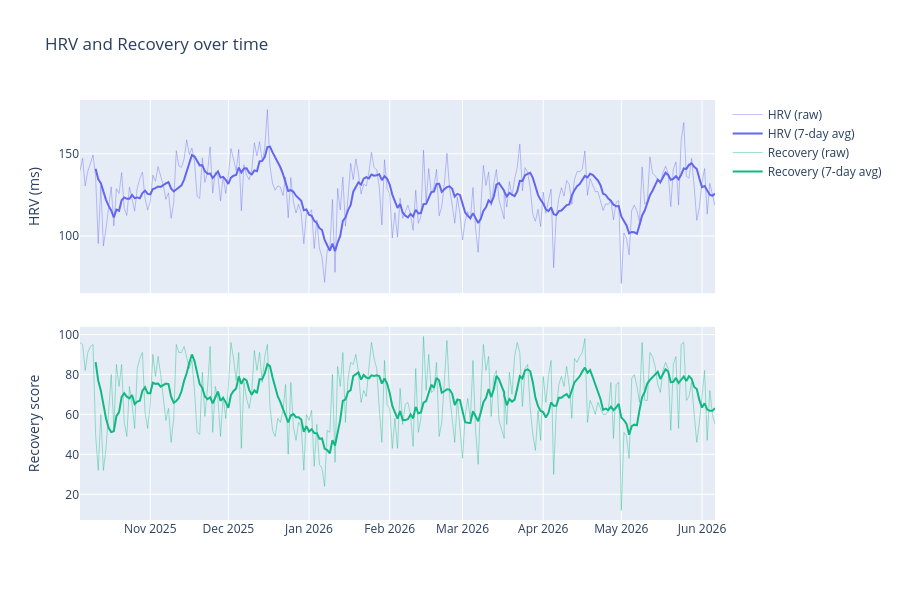

The cell this chart's notebook holds for it:
### Code cell
import plotly.graph_objects as go
from plotly.subplots import make_subplots

fig = make_subplots(rows=2, cols=1, shared_xaxes=True, vertical_spacing=0.08)

# HRV
fig.add_trace(go.Scatter(
    x=recovery_df['date'], 
    y=recovery_df['score.hrv_rmssd_milli'],
    mode='lines', name='HRV (raw)',
    line=dict(color='#6366f1', width=1),
    opacity=0.4
), row=1, col=1)

fig.add_trace(go.Scatter(
    x=recovery_df['date'],
    y=recovery_df['score.hrv_rmssd_milli'].rolling(7).mean(),
    mode='lines', name='HRV (7-day avg)',
    line=dict(color='#6366f1', width=2)
), row=1, col=1)

# Recovery
fig.add_trace(go.Scatter(
    x=recovery_df['date'],
    y=recovery_df['score.recovery_score'],
    mode='lines', name='Recovery (raw)',
    line=dict(color='#10b981', width=1),
    opacity=0.4
), row=2, col=1)

fig.add_trace(go.Scatter(
    x=recovery_df['date'],
    y=recovery_df['score.recovery_score'].rolling(7).mean(),
    mode='lines', name='Recovery (7-day avg)',
    line=dict(color='#10b981', width=2)
), row=2, col=1)

fig.update_layout(height=600, title='HRV and Recovery over time')
fig.update_yaxes(title_text='HRV (ms)', row=1, col=1)
fig.update_yaxes(title_text='Recovery score', row=2, col=1)

fig.show()

### Figure 1 — Plotly figure (JSON) as saved in the notebook; plotly's stock layout.template omitted (floating-point values rounded to 4 significant figures; data arrays with more than 128 entries replaced by an {"elided": "..."} marker saying what was removed)
{"data": [{"line": {"color": "#6366f1", "width": 1}, "mode": "lines", "name": "HRV (raw)", "opacity": 0.4, "type": "scatter", "x": {"elided": "245 str values"}, "xaxis": "x", "y": {"elided": "245 float values"}, "yaxis": "y"}, {"line": {"color": "#6366f1", "width": 2}, "mode": "lines", "name": "HRV (7-day avg)", "type": "scatter", "x": {"elided": "245 str values"}, "xaxis": "x", "y": {"elided": "245 float values"}, "yaxis": "y"}, {"line": {"color": "#10b981", "width": 1}, "mode": "lines", "name": "Recovery (raw)", "opacity": 0.4, "type": "scatter", "x": {"elided": "245 str values"}, "xaxis": "x2", "y": {"elided": "245 float values"}, "yaxis": "y2"}, {"line": {"color": "#10b981", "width": 2}, "mode": "lines", "name": "Recovery (7-day avg)", "type": "scatter", "x": {"elided": "245 str values"}, "xaxis": "x2", "y": {"elided": "245 float values"}, "yaxis": "y2"}], "layout": {"height": 600, "title": {"text": "HRV and Recovery over time"}, "xaxis": {"anchor": "y", "domain": [0, 1], "matches": "x2", "showticklabels": false}, "xaxis2": {"anchor": "y2", "domain": [0, 1]}, "yaxis": {"anchor": "x", "domain": [0.54, 1], "title": {"text": "HRV (ms)"}}, "yaxis2": {"anchor": "x2", "domain": [0, 0.46], "title": {"text": "Recovery score"}}}}
